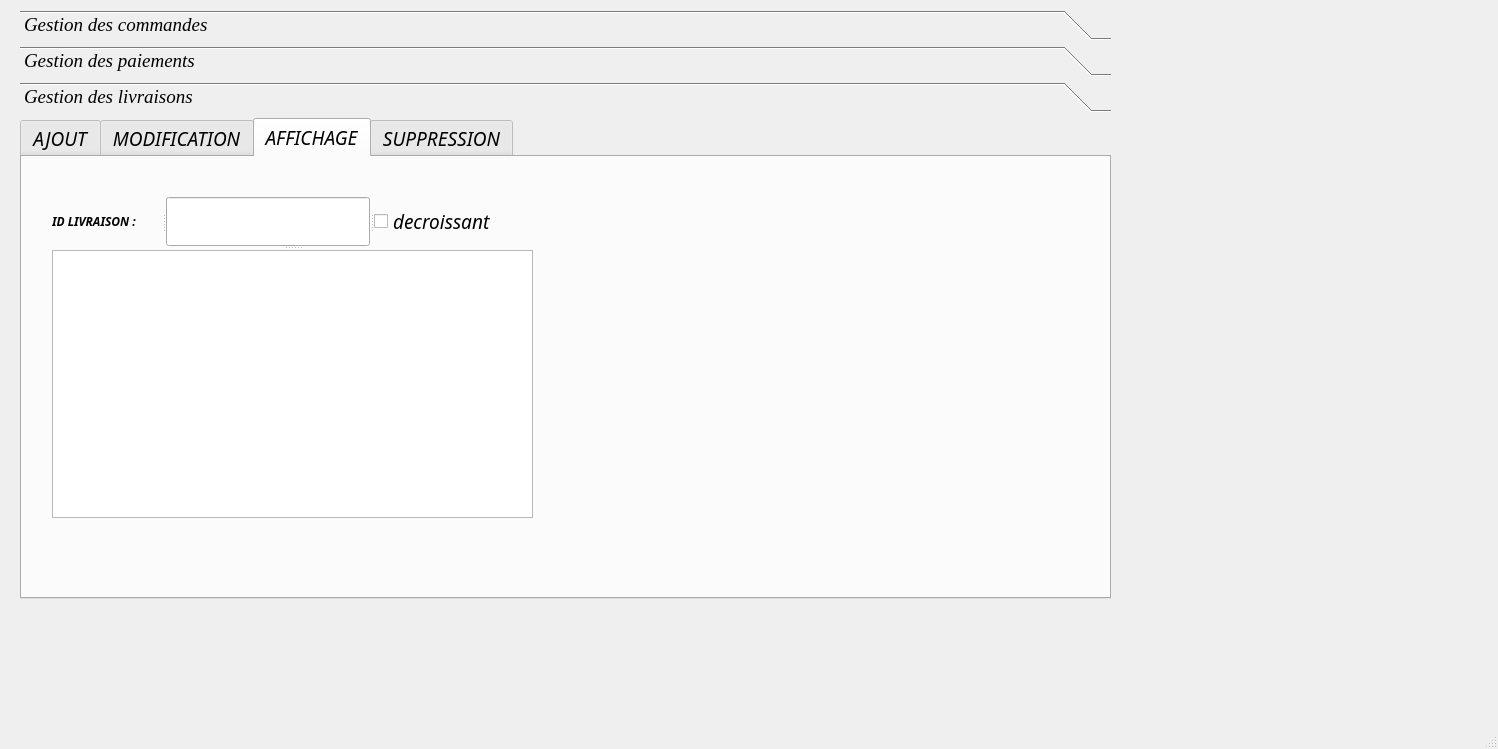
<?xml version="1.0" encoding="UTF-8"?>
<ui version="4.0">
 <class>MainWindow</class>
 <widget class="QMainWindow" name="MainWindow">
  <property name="geometry">
   <rect>
    <x>0</x>
    <y>0</y>
    <width>1498</width>
    <height>749</height>
   </rect>
  </property>
  <property name="windowTitle">
   <string>MainWindow</string>
  </property>
  <widget class="QWidget" name="centralwidget">
   <widget class="QToolBox" name="toolBox">
    <property name="geometry">
     <rect>
      <x>20</x>
      <y>10</y>
      <width>1091</width>
      <height>611</height>
     </rect>
    </property>
    <property name="font">
     <font>
      <family>Georgia</family>
      <pointsize>14</pointsize>
      <weight>50</weight>
      <italic>true</italic>
      <bold>false</bold>
     </font>
    </property>
    <property name="currentIndex">
     <number>2</number>
    </property>
    <widget class="QWidget" name="page">
     <property name="geometry">
      <rect>
       <x>0</x>
       <y>0</y>
       <width>1091</width>
       <height>485</height>
      </rect>
     </property>
     <attribute name="label">
      <string>Gestion des commandes</string>
     </attribute>
     <widget class="QTabWidget" name="tabWidget">
      <property name="geometry">
       <rect>
        <x>-10</x>
        <y>10</y>
        <width>1041</width>
        <height>531</height>
       </rect>
      </property>
      <property name="font">
       <font>
        <family>Simplified Arabic Fixed</family>
        <pointsize>14</pointsize>
        <weight>50</weight>
        <italic>true</italic>
        <bold>false</bold>
        <underline>false</underline>
       </font>
      </property>
      <property name="currentIndex">
       <number>0</number>
      </property>
      <widget class="QWidget" name="tab_8">
       <attribute name="title">
        <string>AJOUT</string>
       </attribute>
       <widget class="QSplitter" name="splitter_9">
        <property name="geometry">
         <rect>
          <x>190</x>
          <y>60</y>
          <width>238</width>
          <height>231</height>
         </rect>
        </property>
        <property name="orientation">
         <enum>Qt::Vertical</enum>
        </property>
        <widget class="QSplitter" name="splitter_8">
         <property name="orientation">
          <enum>Qt::Horizontal</enum>
         </property>
         <widget class="QSplitter" name="splitter_6">
          <property name="orientation">
           <enum>Qt::Vertical</enum>
          </property>
          <widget class="QLabel" name="reference_6">
           <property name="font">
            <font>
             <family>Simplified Arabic Fixed</family>
             <pointsize>9</pointsize>
             <weight>75</weight>
             <italic>true</italic>
             <bold>true</bold>
             <underline>false</underline>
            </font>
           </property>
           <property name="text">
            <string>ID CMD :</string>
           </property>
          </widget>
          <widget class="QLabel" name="reference_4">
           <property name="font">
            <font>
             <family>Simplified Arabic Fixed</family>
             <pointsize>9</pointsize>
             <weight>75</weight>
             <italic>true</italic>
             <bold>true</bold>
             <underline>false</underline>
            </font>
           </property>
           <property name="text">
            <string>DATE CMD :</string>
           </property>
          </widget>
          <widget class="QLabel" name="reference">
           <property name="font">
            <font>
             <family>Simplified Arabic Fixed</family>
             <pointsize>9</pointsize>
             <weight>75</weight>
             <italic>true</italic>
             <bold>true</bold>
             <underline>false</underline>
            </font>
           </property>
           <property name="text">
            <string>ID CLIENT :</string>
           </property>
          </widget>
          <widget class="QLabel" name="quantite">
           <property name="font">
            <font>
             <family>Simplified Arabic Fixed</family>
             <pointsize>9</pointsize>
             <weight>75</weight>
             <italic>true</italic>
             <bold>true</bold>
             <underline>false</underline>
            </font>
           </property>
           <property name="text">
            <string>ID PAIEMENT :</string>
           </property>
          </widget>
         </widget>
         <widget class="QSplitter" name="splitter_7">
          <property name="orientation">
           <enum>Qt::Vertical</enum>
          </property>
          <widget class="QLineEdit" name="cin"/>
          <widget class="QLineEdit" name="nom"/>
          <widget class="QLineEdit" name="prenom"/>
          <widget class="QLineEdit" name="matricule"/>
         </widget>
        </widget>
        <widget class="QPushButton" name="ajouter">
         <property name="text">
          <string>Ajouter commande</string>
         </property>
        </widget>
       </widget>
       <widget class="QComboBox" name="idclient">
        <property name="geometry">
         <rect>
          <x>450</x>
          <y>170</y>
          <width>73</width>
          <height>22</height>
         </rect>
        </property>
       </widget>
       <widget class="QComboBox" name="idp">
        <property name="geometry">
         <rect>
          <x>450</x>
          <y>220</y>
          <width>73</width>
          <height>22</height>
         </rect>
        </property>
       </widget>
       <widget class="QPushButton" name="refresh2">
        <property name="geometry">
         <rect>
          <x>10</x>
          <y>410</y>
          <width>93</width>
          <height>28</height>
         </rect>
        </property>
        <property name="text">
         <string>Refresh</string>
        </property>
       </widget>
      </widget>
      <widget class="QWidget" name="tab_9">
       <attribute name="title">
        <string>MODIFICATION</string>
       </attribute>
       <widget class="QSplitter" name="splitter_5">
        <property name="geometry">
         <rect>
          <x>160</x>
          <y>20</y>
          <width>481</width>
          <height>311</height>
         </rect>
        </property>
        <property name="orientation">
         <enum>Qt::Vertical</enum>
        </property>
        <widget class="QSplitter" name="splitter_4">
         <property name="orientation">
          <enum>Qt::Vertical</enum>
         </property>
         <widget class="QLabel" name="label_18">
          <property name="font">
           <font>
            <family>Simplified Arabic Fixed</family>
            <pointsize>9</pointsize>
            <weight>75</weight>
            <italic>true</italic>
            <bold>true</bold>
            <underline>true</underline>
           </font>
          </property>
          <property name="text">
           <string>Saisir l'identifiant de la commande à modifier :</string>
          </property>
         </widget>
         <widget class="QSplitter" name="splitter_3">
          <property name="orientation">
           <enum>Qt::Horizontal</enum>
          </property>
          <widget class="QSplitter" name="splitter">
           <property name="orientation">
            <enum>Qt::Vertical</enum>
           </property>
           <widget class="QLabel" name="reference_8">
            <property name="font">
             <font>
              <family>Simplified Arabic Fixed</family>
              <pointsize>9</pointsize>
              <weight>75</weight>
              <italic>true</italic>
              <bold>true</bold>
              <underline>false</underline>
             </font>
            </property>
            <property name="text">
             <string>ID CMD :</string>
            </property>
           </widget>
           <widget class="QLabel" name="quantite_8">
            <property name="font">
             <font>
              <family>Simplified Arabic Fixed</family>
              <pointsize>9</pointsize>
              <weight>75</weight>
              <italic>true</italic>
              <bold>true</bold>
              <underline>false</underline>
             </font>
            </property>
            <property name="text">
             <string>DATE CMD :</string>
            </property>
           </widget>
           <widget class="QLabel" name="prix_7">
            <property name="font">
             <font>
              <family>Simplified Arabic Fixed</family>
              <pointsize>9</pointsize>
              <weight>75</weight>
              <italic>true</italic>
              <bold>true</bold>
              <underline>false</underline>
             </font>
            </property>
            <property name="text">
             <string>ID CLIENT :</string>
            </property>
           </widget>
           <widget class="QLabel" name="type_7">
            <property name="font">
             <font>
              <family>Simplified Arabic Fixed</family>
              <pointsize>9</pointsize>
              <weight>75</weight>
              <italic>true</italic>
              <bold>true</bold>
              <underline>false</underline>
             </font>
            </property>
            <property name="text">
             <string>ID PAIEMENT :</string>
            </property>
           </widget>
          </widget>
          <widget class="QSplitter" name="splitter_2">
           <property name="orientation">
            <enum>Qt::Vertical</enum>
           </property>
           <widget class="QComboBox" name="comboBox_3"/>
           <widget class="QLineEdit" name="nom_4"/>
           <widget class="QLineEdit" name="prenom_4"/>
           <widget class="QLineEdit" name="matricule_4"/>
          </widget>
         </widget>
        </widget>
        <widget class="QPushButton" name="modifier_2">
         <property name="font">
          <font>
           <family>Simplified Arabic Fixed</family>
           <pointsize>8</pointsize>
           <weight>75</weight>
           <italic>true</italic>
           <bold>true</bold>
           <underline>false</underline>
          </font>
         </property>
         <property name="text">
          <string>Modifier commande</string>
         </property>
        </widget>
       </widget>
      </widget>
      <widget class="QWidget" name="tab_10">
       <attribute name="title">
        <string>AFFICHAGE</string>
       </attribute>
       <widget class="QSplitter" name="splitter_11">
        <property name="geometry">
         <rect>
          <x>30</x>
          <y>40</y>
          <width>481</width>
          <height>321</height>
         </rect>
        </property>
        <property name="orientation">
         <enum>Qt::Vertical</enum>
        </property>
        <widget class="QSplitter" name="splitter_10">
         <property name="orientation">
          <enum>Qt::Horizontal</enum>
         </property>
         <widget class="QLabel" name="label_31">
          <property name="font">
           <font>
            <family>Simplified Arabic Fixed</family>
            <pointsize>9</pointsize>
            <weight>75</weight>
            <italic>true</italic>
            <bold>true</bold>
            <underline>false</underline>
           </font>
          </property>
          <property name="text">
           <string>ID CMD :</string>
          </property>
         </widget>
         <widget class="QLineEdit" name="lineEdit_19"/>
         <widget class="QCheckBox" name="checkBox_2">
          <property name="text">
           <string>decroissant</string>
          </property>
         </widget>
        </widget>
        <widget class="QTableView" name="tabemployer"/>
       </widget>
      </widget>
      <widget class="QWidget" name="tab_11">
       <attribute name="title">
        <string>SUPPRESSION</string>
       </attribute>
       <widget class="QSplitter" name="splitter_13">
        <property name="geometry">
         <rect>
          <x>98</x>
          <y>106</y>
          <width>431</width>
          <height>161</height>
         </rect>
        </property>
        <property name="orientation">
         <enum>Qt::Vertical</enum>
        </property>
        <widget class="QLabel" name="label_20">
         <property name="font">
          <font>
           <family>Simplified Arabic Fixed</family>
           <pointsize>9</pointsize>
           <weight>75</weight>
           <italic>true</italic>
           <bold>true</bold>
           <underline>true</underline>
          </font>
         </property>
         <property name="text">
          <string>Saisir l'identifiant de la commande à supprimer:</string>
         </property>
        </widget>
        <widget class="QSplitter" name="splitter_12">
         <property name="orientation">
          <enum>Qt::Horizontal</enum>
         </property>
         <widget class="QLabel" name="reference_sup_4">
          <property name="font">
           <font>
            <family>Simplified Arabic Fixed</family>
            <pointsize>9</pointsize>
            <weight>75</weight>
            <italic>true</italic>
            <bold>true</bold>
            <underline>false</underline>
           </font>
          </property>
          <property name="text">
           <string>ID CMD :</string>
          </property>
         </widget>
         <widget class="QComboBox" name="comboBox_5"/>
         <widget class="QLineEdit" name="sup">
          <property name="enabled">
           <bool>false</bool>
          </property>
         </widget>
        </widget>
        <widget class="QPushButton" name="supprimer">
         <property name="font">
          <font>
           <family>Simplified Arabic Fixed</family>
           <pointsize>8</pointsize>
           <weight>75</weight>
           <italic>true</italic>
           <bold>true</bold>
           <underline>false</underline>
          </font>
         </property>
         <property name="text">
          <string>Supprimer Commande</string>
         </property>
        </widget>
       </widget>
      </widget>
      <widget class="QWidget" name="tab_2">
       <attribute name="title">
        <string>envoyer email</string>
       </attribute>
       <widget class="QWidget" name="layoutWidget">
        <property name="geometry">
         <rect>
          <x>140</x>
          <y>20</y>
          <width>631</width>
          <height>380</height>
         </rect>
        </property>
        <layout class="QFormLayout" name="formLayout_3">
         <property name="fieldGrowthPolicy">
          <enum>QFormLayout::ExpandingFieldsGrow</enum>
         </property>
         <property name="rowWrapPolicy">
          <enum>QFormLayout::WrapLongRows</enum>
         </property>
         <property name="verticalSpacing">
          <number>9</number>
         </property>
         <item row="0" column="0">
          <widget class="QLabel" name="label_15">
           <property name="text">
            <string>Smtp-server:</string>
           </property>
          </widget>
         </item>
         <item row="1" column="0">
          <widget class="QLabel" name="label_16">
           <property name="text">
            <string>Server port:</string>
           </property>
          </widget>
         </item>
         <item row="2" column="0">
          <widget class="QLabel" name="label_17">
           <property name="text">
            <string>email</string>
           </property>
          </widget>
         </item>
         <item row="3" column="0">
          <widget class="QLabel" name="label_22">
           <property name="text">
            <string>mdp</string>
           </property>
          </widget>
         </item>
         <item row="4" column="0">
          <widget class="QLabel" name="label_23">
           <property name="text">
            <string>destinataire</string>
           </property>
          </widget>
         </item>
         <item row="5" column="0">
          <widget class="QLabel" name="label_24">
           <property name="text">
            <string>sujet</string>
           </property>
          </widget>
         </item>
         <item row="6" column="0">
          <widget class="QLabel" name="label_25">
           <property name="text">
            <string>message</string>
           </property>
          </widget>
         </item>
         <item row="0" column="1">
          <widget class="QLineEdit" name="server_3">
           <property name="text">
            <string>smtp.gmail.com</string>
           </property>
          </widget>
         </item>
         <item row="1" column="1">
          <widget class="QLineEdit" name="port_3">
           <property name="text">
            <string>465</string>
           </property>
          </widget>
         </item>
         <item row="2" column="1">
          <widget class="QLineEdit" name="uname_3"/>
         </item>
         <item row="3" column="1">
          <widget class="QLineEdit" name="paswd_3">
           <property name="inputMask">
            <string/>
           </property>
           <property name="echoMode">
            <enum>QLineEdit::Password</enum>
           </property>
          </widget>
         </item>
         <item row="4" column="1">
          <widget class="QLineEdit" name="rcpt_3"/>
         </item>
         <item row="5" column="1">
          <widget class="QLineEdit" name="subject_3"/>
         </item>
         <item row="6" column="1">
          <widget class="QPlainTextEdit" name="msg_3"/>
         </item>
        </layout>
       </widget>
       <widget class="QWidget" name="layoutWidget_2">
        <property name="geometry">
         <rect>
          <x>140</x>
          <y>20</y>
          <width>242</width>
          <height>30</height>
         </rect>
        </property>
        <layout class="QHBoxLayout" name="horizontalLayout_3"/>
       </widget>
       <widget class="QPushButton" name="exitBtn_3">
        <property name="geometry">
         <rect>
          <x>670</x>
          <y>430</y>
          <width>93</width>
          <height>28</height>
         </rect>
        </property>
        <property name="text">
         <string>quitter</string>
        </property>
       </widget>
       <widget class="QPushButton" name="sendBtn_3">
        <property name="geometry">
         <rect>
          <x>550</x>
          <y>430</y>
          <width>93</width>
          <height>28</height>
         </rect>
        </property>
        <property name="text">
         <string>envoyer</string>
        </property>
       </widget>
      </widget>
     </widget>
    </widget>
    <widget class="QWidget" name="page_2">
     <property name="geometry">
      <rect>
       <x>0</x>
       <y>0</y>
       <width>1091</width>
       <height>485</height>
      </rect>
     </property>
     <attribute name="label">
      <string>Gestion des paiements</string>
     </attribute>
     <widget class="QTabWidget" name="tabWidget_2">
      <property name="geometry">
       <rect>
        <x>0</x>
        <y>0</y>
        <width>1001</width>
        <height>481</height>
       </rect>
      </property>
      <property name="font">
       <font>
        <family>Georgia</family>
        <pointsize>14</pointsize>
        <weight>50</weight>
        <italic>true</italic>
        <bold>false</bold>
        <underline>false</underline>
       </font>
      </property>
      <property name="currentIndex">
       <number>0</number>
      </property>
      <widget class="QWidget" name="tab_12">
       <attribute name="title">
        <string>AJOUT</string>
       </attribute>
       <widget class="QSplitter" name="splitter_17">
        <property name="geometry">
         <rect>
          <x>190</x>
          <y>60</y>
          <width>256</width>
          <height>211</height>
         </rect>
        </property>
        <property name="orientation">
         <enum>Qt::Vertical</enum>
        </property>
        <widget class="QSplitter" name="splitter_16">
         <property name="orientation">
          <enum>Qt::Horizontal</enum>
         </property>
         <widget class="QSplitter" name="splitter_14">
          <property name="orientation">
           <enum>Qt::Vertical</enum>
          </property>
          <widget class="QLabel" name="reference_7">
           <property name="font">
            <font>
             <family>Georgia</family>
             <pointsize>9</pointsize>
             <weight>75</weight>
             <italic>true</italic>
             <bold>true</bold>
             <underline>false</underline>
            </font>
           </property>
           <property name="text">
            <string>NUM PAIEMENT :</string>
           </property>
          </widget>
          <widget class="QLabel" name="reference_5">
           <property name="font">
            <font>
             <family>Georgia</family>
             <pointsize>9</pointsize>
             <weight>75</weight>
             <italic>true</italic>
             <bold>true</bold>
             <underline>false</underline>
            </font>
           </property>
           <property name="text">
            <string>DATE PAIEMENT :</string>
           </property>
          </widget>
          <widget class="QLabel" name="reference_2">
           <property name="font">
            <font>
             <family>Georgia</family>
             <pointsize>9</pointsize>
             <weight>75</weight>
             <italic>true</italic>
             <bold>true</bold>
             <underline>false</underline>
            </font>
           </property>
           <property name="text">
            <string>MONTANT:</string>
           </property>
          </widget>
          <widget class="QLabel" name="quantite_2">
           <property name="font">
            <font>
             <family>Georgia</family>
             <pointsize>9</pointsize>
             <weight>75</weight>
             <italic>true</italic>
             <bold>true</bold>
             <underline>false</underline>
            </font>
           </property>
           <property name="text">
            <string>TYPE PAIEMENT :</string>
           </property>
          </widget>
          <widget class="QLabel" name="prix_2">
           <property name="font">
            <font>
             <family>Georgia</family>
             <pointsize>9</pointsize>
             <weight>75</weight>
             <italic>true</italic>
             <bold>true</bold>
             <underline>false</underline>
            </font>
           </property>
           <property name="text">
            <string>ID PRODUIT :</string>
           </property>
          </widget>
         </widget>
         <widget class="QSplitter" name="splitter_15">
          <property name="orientation">
           <enum>Qt::Vertical</enum>
          </property>
          <widget class="QLineEdit" name="num_conge"/>
          <widget class="QLineEdit" name="date_debut"/>
          <widget class="QLineEdit" name="date_fin"/>
          <widget class="QLineEdit" name="type_3"/>
          <widget class="QLineEdit" name="cine"/>
         </widget>
        </widget>
        <widget class="QPushButton" name="ajouter_2">
         <property name="text">
          <string>Ajouter paiement </string>
         </property>
        </widget>
       </widget>
       <widget class="QComboBox" name="idprod">
        <property name="geometry">
         <rect>
          <x>470</x>
          <y>210</y>
          <width>73</width>
          <height>22</height>
         </rect>
        </property>
       </widget>
       <widget class="QPushButton" name="pushButton">
        <property name="geometry">
         <rect>
          <x>0</x>
          <y>400</y>
          <width>93</width>
          <height>28</height>
         </rect>
        </property>
        <property name="text">
         <string>Refresh</string>
        </property>
       </widget>
      </widget>
      <widget class="QWidget" name="tab_13">
       <attribute name="title">
        <string>MODIFICATION</string>
       </attribute>
       <widget class="QSplitter" name="splitter_22">
        <property name="geometry">
         <rect>
          <x>50</x>
          <y>30</y>
          <width>481</width>
          <height>301</height>
         </rect>
        </property>
        <property name="orientation">
         <enum>Qt::Vertical</enum>
        </property>
        <widget class="QLabel" name="label_19">
         <property name="font">
          <font>
           <family>Georgia</family>
           <pointsize>9</pointsize>
           <weight>75</weight>
           <italic>true</italic>
           <bold>true</bold>
           <underline>true</underline>
          </font>
         </property>
         <property name="text">
          <string>Saisir le numero du paiement à modifier :</string>
         </property>
        </widget>
        <widget class="QSplitter" name="splitter_21">
         <property name="orientation">
          <enum>Qt::Vertical</enum>
         </property>
         <widget class="QSplitter" name="splitter_20">
          <property name="orientation">
           <enum>Qt::Horizontal</enum>
          </property>
          <widget class="QSplitter" name="splitter_18">
           <property name="orientation">
            <enum>Qt::Vertical</enum>
           </property>
           <widget class="QLabel" name="reference_9">
            <property name="font">
             <font>
              <family>Georgia</family>
              <pointsize>9</pointsize>
              <weight>75</weight>
              <italic>true</italic>
              <bold>true</bold>
              <underline>false</underline>
             </font>
            </property>
            <property name="text">
             <string>NUM PAIEMENT :</string>
            </property>
           </widget>
           <widget class="QLabel" name="quantite_9">
            <property name="font">
             <font>
              <family>Georgia</family>
              <pointsize>9</pointsize>
              <weight>75</weight>
              <italic>true</italic>
              <bold>true</bold>
              <underline>false</underline>
             </font>
            </property>
            <property name="text">
             <string>DATE PAIEMENT :</string>
            </property>
           </widget>
           <widget class="QLabel" name="prix_8">
            <property name="font">
             <font>
              <family>Georgia</family>
              <pointsize>9</pointsize>
              <weight>75</weight>
              <italic>true</italic>
              <bold>true</bold>
              <underline>false</underline>
             </font>
            </property>
            <property name="text">
             <string>MONTANT:</string>
            </property>
           </widget>
           <widget class="QLabel" name="type_9">
            <property name="font">
             <font>
              <family>Georgia</family>
              <pointsize>9</pointsize>
              <weight>75</weight>
              <italic>true</italic>
              <bold>true</bold>
              <underline>false</underline>
             </font>
            </property>
            <property name="text">
             <string>TYPE PAIEMENT :</string>
            </property>
           </widget>
           <widget class="QLabel" name="type_10">
            <property name="font">
             <font>
              <family>Georgia</family>
              <pointsize>9</pointsize>
              <weight>75</weight>
              <italic>true</italic>
              <bold>true</bold>
              <underline>false</underline>
             </font>
            </property>
            <property name="text">
             <string>ID PRODUIT :</string>
            </property>
           </widget>
          </widget>
          <widget class="QSplitter" name="splitter_19">
           <property name="orientation">
            <enum>Qt::Vertical</enum>
           </property>
           <widget class="QComboBox" name="comboBox_4"/>
           <widget class="QLineEdit" name="nom_5"/>
           <widget class="QLineEdit" name="prenom_5"/>
           <widget class="QLineEdit" name="matricule_5"/>
           <widget class="QLineEdit" name="age_5"/>
          </widget>
         </widget>
         <widget class="QPushButton" name="modifier_3">
          <property name="font">
           <font>
            <family>Georgia</family>
            <pointsize>8</pointsize>
            <weight>75</weight>
            <italic>true</italic>
            <bold>true</bold>
            <underline>false</underline>
           </font>
          </property>
          <property name="text">
           <string>Modifier Paiement</string>
          </property>
         </widget>
        </widget>
       </widget>
      </widget>
      <widget class="QWidget" name="tab_14">
       <attribute name="title">
        <string>AFFICHAGE</string>
       </attribute>
       <widget class="QSplitter" name="splitter_24">
        <property name="geometry">
         <rect>
          <x>30</x>
          <y>40</y>
          <width>571</width>
          <height>331</height>
         </rect>
        </property>
        <property name="orientation">
         <enum>Qt::Vertical</enum>
        </property>
        <widget class="QSplitter" name="splitter_23">
         <property name="orientation">
          <enum>Qt::Horizontal</enum>
         </property>
         <widget class="QLabel" name="label_32">
          <property name="font">
           <font>
            <family>Georgia</family>
            <pointsize>9</pointsize>
            <weight>75</weight>
            <italic>true</italic>
            <bold>true</bold>
            <underline>false</underline>
           </font>
          </property>
          <property name="text">
           <string>NUM PAIEMENT :</string>
          </property>
         </widget>
         <widget class="QLineEdit" name="lineEdit_20"/>
         <widget class="QCheckBox" name="checkBox_3">
          <property name="text">
           <string>DECROISSANT </string>
          </property>
         </widget>
        </widget>
        <widget class="QTableView" name="tabconge"/>
       </widget>
       <widget class="QPushButton" name="refreshaff">
        <property name="geometry">
         <rect>
          <x>680</x>
          <y>340</y>
          <width>93</width>
          <height>28</height>
         </rect>
        </property>
        <property name="text">
         <string>Refresh</string>
        </property>
       </widget>
       <widget class="QComboBox" name="idprod2">
        <property name="geometry">
         <rect>
          <x>680</x>
          <y>60</y>
          <width>73</width>
          <height>22</height>
         </rect>
        </property>
       </widget>
       <widget class="QPushButton" name="view">
        <property name="geometry">
         <rect>
          <x>710</x>
          <y>130</y>
          <width>93</width>
          <height>28</height>
         </rect>
        </property>
        <property name="text">
         <string>PushButton</string>
        </property>
       </widget>
      </widget>
      <widget class="QWidget" name="tab_15">
       <attribute name="title">
        <string>SUPPRESSION</string>
       </attribute>
       <widget class="QSplitter" name="splitter_26">
        <property name="geometry">
         <rect>
          <x>116</x>
          <y>110</y>
          <width>451</width>
          <height>161</height>
         </rect>
        </property>
        <property name="orientation">
         <enum>Qt::Vertical</enum>
        </property>
        <widget class="QLabel" name="label_21">
         <property name="font">
          <font>
           <family>Georgia</family>
           <pointsize>9</pointsize>
           <weight>75</weight>
           <italic>true</italic>
           <bold>true</bold>
           <underline>true</underline>
          </font>
         </property>
         <property name="text">
          <string>Saisir le num du paiement à supprimer:</string>
         </property>
        </widget>
        <widget class="QSplitter" name="splitter_25">
         <property name="orientation">
          <enum>Qt::Horizontal</enum>
         </property>
         <widget class="QLabel" name="reference_sup_5">
          <property name="font">
           <font>
            <family>Georgia</family>
            <pointsize>9</pointsize>
            <weight>75</weight>
            <italic>true</italic>
            <bold>true</bold>
            <underline>false</underline>
           </font>
          </property>
          <property name="text">
           <string>NUM PAIEMENT :</string>
          </property>
         </widget>
         <widget class="QComboBox" name="comboBox_6"/>
         <widget class="QLineEdit" name="sup_2">
          <property name="enabled">
           <bool>false</bool>
          </property>
         </widget>
        </widget>
        <widget class="QPushButton" name="supprimer_2">
         <property name="font">
          <font>
           <family>Georgia</family>
           <pointsize>8</pointsize>
           <weight>75</weight>
           <italic>true</italic>
           <bold>true</bold>
           <underline>false</underline>
          </font>
         </property>
         <property name="text">
          <string>Supprimer Paiement</string>
         </property>
        </widget>
       </widget>
      </widget>
      <widget class="QWidget" name="tab">
       <attribute name="title">
        <string>statistique</string>
       </attribute>
       <widget class="QCustomPlot" name="customPlot" native="true">
        <property name="geometry">
         <rect>
          <x>30</x>
          <y>10</y>
          <width>881</width>
          <height>331</height>
         </rect>
        </property>
       </widget>
      </widget>
     </widget>
    </widget>
    <widget class="QWidget" name="page_3">
     <property name="geometry">
      <rect>
       <x>0</x>
       <y>0</y>
       <width>1091</width>
       <height>485</height>
      </rect>
     </property>
     <attribute name="label">
      <string>Gestion des livraisons</string>
     </attribute>
     <widget class="QTabWidget" name="tabWidget_3">
      <property name="geometry">
       <rect>
        <x>0</x>
        <y>0</y>
        <width>1091</width>
        <height>481</height>
       </rect>
      </property>
      <property name="font">
       <font>
        <family>Simplified Arabic Fixed</family>
        <pointsize>14</pointsize>
        <weight>50</weight>
        <italic>true</italic>
        <bold>false</bold>
        <underline>false</underline>
       </font>
      </property>
      <property name="currentIndex">
       <number>2</number>
      </property>
      <widget class="QWidget" name="tab_16">
       <attribute name="title">
        <string>AJOUT</string>
       </attribute>
       <widget class="QSplitter" name="splitter_27">
        <property name="geometry">
         <rect>
          <x>160</x>
          <y>60</y>
          <width>441</width>
          <height>281</height>
         </rect>
        </property>
        <property name="orientation">
         <enum>Qt::Vertical</enum>
        </property>
        <widget class="QSplitter" name="splitter_28">
         <property name="orientation">
          <enum>Qt::Horizontal</enum>
         </property>
         <widget class="QSplitter" name="splitter_29">
          <property name="orientation">
           <enum>Qt::Vertical</enum>
          </property>
          <widget class="QLabel" name="reference_10">
           <property name="font">
            <font>
             <family>Simplified Arabic Fixed</family>
             <pointsize>9</pointsize>
             <weight>75</weight>
             <italic>true</italic>
             <bold>true</bold>
             <underline>false</underline>
            </font>
           </property>
           <property name="text">
            <string>ID LIVRAISON:</string>
           </property>
          </widget>
          <widget class="QLabel" name="reference_11">
           <property name="font">
            <font>
             <family>Simplified Arabic Fixed</family>
             <pointsize>9</pointsize>
             <weight>75</weight>
             <italic>true</italic>
             <bold>true</bold>
             <underline>false</underline>
            </font>
           </property>
           <property name="text">
            <string>DATE LIVRAISON:</string>
           </property>
          </widget>
          <widget class="QLabel" name="reference_3">
           <property name="font">
            <font>
             <family>Simplified Arabic Fixed</family>
             <pointsize>9</pointsize>
             <weight>75</weight>
             <italic>true</italic>
             <bold>true</bold>
             <underline>false</underline>
            </font>
           </property>
           <property name="text">
            <string>ID CMD :</string>
           </property>
          </widget>
         </widget>
         <widget class="QSplitter" name="splitter_30">
          <property name="orientation">
           <enum>Qt::Vertical</enum>
          </property>
          <widget class="QLineEdit" name="cin_2"/>
          <widget class="QLineEdit" name="nom_2"/>
          <widget class="QComboBox" name="idcmd"/>
         </widget>
        </widget>
        <widget class="QPushButton" name="ajouter_liv">
         <property name="text">
          <string>Ajouter livraison</string>
         </property>
        </widget>
        <widget class="QPushButton" name="refreshliv">
         <property name="text">
          <string>Refresh</string>
         </property>
        </widget>
       </widget>
      </widget>
      <widget class="QWidget" name="tab_17">
       <attribute name="title">
        <string>MODIFICATION</string>
       </attribute>
       <widget class="QSplitter" name="splitter_31">
        <property name="geometry">
         <rect>
          <x>160</x>
          <y>20</y>
          <width>481</width>
          <height>311</height>
         </rect>
        </property>
        <property name="orientation">
         <enum>Qt::Vertical</enum>
        </property>
        <widget class="QSplitter" name="splitter_32">
         <property name="orientation">
          <enum>Qt::Vertical</enum>
         </property>
         <widget class="QLabel" name="label_26">
          <property name="font">
           <font>
            <family>Simplified Arabic Fixed</family>
            <pointsize>9</pointsize>
            <weight>75</weight>
            <italic>true</italic>
            <bold>true</bold>
            <underline>true</underline>
           </font>
          </property>
          <property name="text">
           <string>Saisir l'identifiant de la livraison à modifier :</string>
          </property>
         </widget>
         <widget class="QSplitter" name="splitter_33">
          <property name="orientation">
           <enum>Qt::Horizontal</enum>
          </property>
          <widget class="QSplitter" name="splitter_34">
           <property name="orientation">
            <enum>Qt::Vertical</enum>
           </property>
           <widget class="QLabel" name="reference_12">
            <property name="font">
             <font>
              <family>Simplified Arabic Fixed</family>
              <pointsize>9</pointsize>
              <weight>75</weight>
              <italic>true</italic>
              <bold>true</bold>
              <underline>false</underline>
             </font>
            </property>
            <property name="text">
             <string>ID LIVRAISON :</string>
            </property>
           </widget>
           <widget class="QLabel" name="quantite_10">
            <property name="font">
             <font>
              <family>Simplified Arabic Fixed</family>
              <pointsize>9</pointsize>
              <weight>75</weight>
              <italic>true</italic>
              <bold>true</bold>
              <underline>false</underline>
             </font>
            </property>
            <property name="text">
             <string>DATE LIVRAISON :</string>
            </property>
           </widget>
           <widget class="QLabel" name="prix_9">
            <property name="font">
             <font>
              <family>Simplified Arabic Fixed</family>
              <pointsize>9</pointsize>
              <weight>75</weight>
              <italic>true</italic>
              <bold>true</bold>
              <underline>false</underline>
             </font>
            </property>
            <property name="text">
             <string>ID CMD :</string>
            </property>
           </widget>
          </widget>
          <widget class="QSplitter" name="splitter_35">
           <property name="orientation">
            <enum>Qt::Vertical</enum>
           </property>
           <widget class="QComboBox" name="comboBox_7"/>
           <widget class="QLineEdit" name="nom_6"/>
           <widget class="QLineEdit" name="prenom_6"/>
          </widget>
         </widget>
        </widget>
        <widget class="QPushButton" name="modifier_liv">
         <property name="font">
          <font>
           <family>Simplified Arabic Fixed</family>
           <pointsize>8</pointsize>
           <weight>75</weight>
           <italic>true</italic>
           <bold>true</bold>
           <underline>false</underline>
          </font>
         </property>
         <property name="text">
          <string>Modifier livraison</string>
         </property>
        </widget>
        <widget class="QPushButton" name="pushButton_2">
         <property name="text">
          <string>REFRESH</string>
         </property>
        </widget>
       </widget>
      </widget>
      <widget class="QWidget" name="tab_18">
       <attribute name="title">
        <string>AFFICHAGE</string>
       </attribute>
       <widget class="QSplitter" name="splitter_36">
        <property name="geometry">
         <rect>
          <x>30</x>
          <y>40</y>
          <width>481</width>
          <height>321</height>
         </rect>
        </property>
        <property name="orientation">
         <enum>Qt::Vertical</enum>
        </property>
        <widget class="QSplitter" name="splitter_37">
         <property name="orientation">
          <enum>Qt::Horizontal</enum>
         </property>
         <widget class="QLabel" name="label_33">
          <property name="font">
           <font>
            <family>Simplified Arabic Fixed</family>
            <pointsize>9</pointsize>
            <weight>75</weight>
            <italic>true</italic>
            <bold>true</bold>
            <underline>false</underline>
           </font>
          </property>
          <property name="text">
           <string>ID LIVRAISON :</string>
          </property>
         </widget>
         <widget class="QLineEdit" name="lineEdit_21"/>
         <widget class="QCheckBox" name="checkBox_4">
          <property name="text">
           <string>decroissant</string>
          </property>
         </widget>
        </widget>
        <widget class="QTableView" name="tabliv"/>
       </widget>
      </widget>
      <widget class="QWidget" name="tab_19">
       <attribute name="title">
        <string>SUPPRESSION</string>
       </attribute>
       <widget class="QSplitter" name="splitter_38">
        <property name="geometry">
         <rect>
          <x>98</x>
          <y>106</y>
          <width>431</width>
          <height>161</height>
         </rect>
        </property>
        <property name="orientation">
         <enum>Qt::Vertical</enum>
        </property>
        <widget class="QLabel" name="label_27">
         <property name="font">
          <font>
           <family>Simplified Arabic Fixed</family>
           <pointsize>9</pointsize>
           <weight>75</weight>
           <italic>true</italic>
           <bold>true</bold>
           <underline>true</underline>
          </font>
         </property>
         <property name="text">
          <string>Saisir l'identifiant de la livraison à supprimer:</string>
         </property>
        </widget>
        <widget class="QSplitter" name="splitter_39">
         <property name="orientation">
          <enum>Qt::Horizontal</enum>
         </property>
         <widget class="QLabel" name="reference_sup_6">
          <property name="font">
           <font>
            <family>Simplified Arabic Fixed</family>
            <pointsize>9</pointsize>
            <weight>75</weight>
            <italic>true</italic>
            <bold>true</bold>
            <underline>false</underline>
           </font>
          </property>
          <property name="text">
           <string>ID LIVRAISON :</string>
          </property>
         </widget>
         <widget class="QComboBox" name="comboBox_8"/>
         <widget class="QLineEdit" name="sup_3">
          <property name="enabled">
           <bool>false</bool>
          </property>
         </widget>
        </widget>
        <widget class="QPushButton" name="supprimer_liv">
         <property name="font">
          <font>
           <family>Simplified Arabic Fixed</family>
           <pointsize>8</pointsize>
           <weight>75</weight>
           <italic>true</italic>
           <bold>true</bold>
           <underline>false</underline>
          </font>
         </property>
         <property name="text">
          <string>Supprimer livraison</string>
         </property>
        </widget>
       </widget>
      </widget>
     </widget>
    </widget>
   </widget>
  </widget>
  <widget class="QMenuBar" name="menubar">
   <property name="geometry">
    <rect>
     <x>0</x>
     <y>0</y>
     <width>1498</width>
     <height>26</height>
    </rect>
   </property>
  </widget>
  <widget class="QStatusBar" name="statusbar"/>
 </widget>
 <customwidgets>
  <customwidget>
   <class>QCustomPlot</class>
   <extends>QWidget</extends>
   <header>qcustomplot.h</header>
   <container>1</container>
  </customwidget>
 </customwidgets>
 <resources/>
 <connections/>
</ui>
